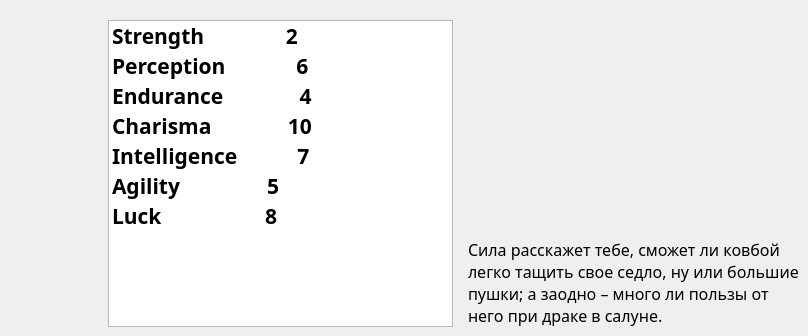
     <widget class="QWidget" name="special">
      <attribute name="title">
       <string>SPECIAL</string>
      </attribute>
      <widget class="QListWidget" name="special_list">
       <property name="geometry">
        <rect>
         <x>108</x>
         <y>20</y>
         <width>345</width>
         <height>307</height>
        </rect>
       </property>
       <property name="font">
        <font>
         <family>Roboto Mono</family>
         <pointsize>16</pointsize>
         <weight>75</weight>
         <bold>true</bold>
        </font>
       </property>
       <property name="focusPolicy">
        <enum>Qt::NoFocus</enum>
       </property>
       <property name="contextMenuPolicy">
        <enum>Qt::DefaultContextMenu</enum>
       </property>
       <property name="verticalScrollBarPolicy">
        <enum>Qt::ScrollBarAlwaysOff</enum>
       </property>
       <property name="horizontalScrollBarPolicy">
        <enum>Qt::ScrollBarAlwaysOff</enum>
       </property>
       <property name="sizeAdjustPolicy">
        <enum>QAbstractScrollArea::AdjustIgnored</enum>
       </property>
       <property name="autoScroll">
        <bool>false</bool>
       </property>
       <property name="editTriggers">
        <set>QAbstractItemView::NoEditTriggers</set>
       </property>
       <property name="showDropIndicator" stdset="0">
        <bool>false</bool>
       </property>
       <property name="flow">
        <enum>QListView::TopToBottom</enum>
       </property>
       <property name="selectionRectVisible">
        <bool>false</bool>
       </property>
       <property name="currentRow">
        <number>-1</number>
       </property>
       <item>
        <property name="text">
         <string>Strength               2</string>
        </property>
        <property name="textAlignment">
         <set>AlignLeading|AlignVCenter</set>
        </property>
        <property name="flags">
         <set>ItemIsSelectable|ItemIsEnabled</set>
        </property>
       </item>
       <item>
        <property name="text">
         <string>Perception             6</string>
        </property>
        <property name="flags">
         <set>ItemIsSelectable|ItemIsUserCheckable|ItemIsEnabled</set>
        </property>
       </item>
       <item>
        <property name="text">
         <string>Endurance              4</string>
        </property>
       </item>
       <item>
        <property name="text">
         <string>Charisma              10</string>
        </property>
       </item>
       <item>
        <property name="text">
         <string>Intelligence           7</string>
        </property>
       </item>
       <item>
        <property name="text">
         <string>Agility                5</string>
        </property>
       </item>
       <item>
        <property name="text">
         <string>Luck                   8</string>
        </property>
       </item>
      </widget>
      <widget class="QLabel" name="special_image">
       <property name="geometry">
        <rect>
         <x>468</x>
         <y>20</y>
         <width>331</width>
         <height>171</height>
        </rect>
       </property>
       <property name="text">
        <string>&lt;html&gt;&lt;head/&gt;&lt;body&gt;&lt;p&gt;&lt;br/&gt;&lt;/p&gt;&lt;/body&gt;&lt;/html&gt;</string>
       </property>
       <property name="alignment">
        <set>Qt::AlignCenter</set>
       </property>
      </widget>
      <widget class="QLabel" name="special_description">
       <property name="geometry">
        <rect>
         <x>468</x>
         <y>191</y>
         <width>331</width>
         <height>136</height>
        </rect>
       </property>
       <property name="font">
        <font>
         <family>Roboto Mono Medium</family>
         <pointsize>12</pointsize>
        </font>
       </property>
       <property name="text">
        <string>Сила расскажет тебе, сможет ли ковбой легко тащить свое седло, ну или большие пушки; а заодно – много ли пользы от него при драке в салуне.</string>
       </property>
       <property name="textFormat">
        <enum>Qt::AutoText</enum>
       </property>
       <property name="alignment">
        <set>Qt::AlignBottom|Qt::AlignLeading|Qt::AlignLeft</set>
       </property>
       <property name="wordWrap">
        <bool>true</bool>
       </property>
      </widget>
     </widget>
